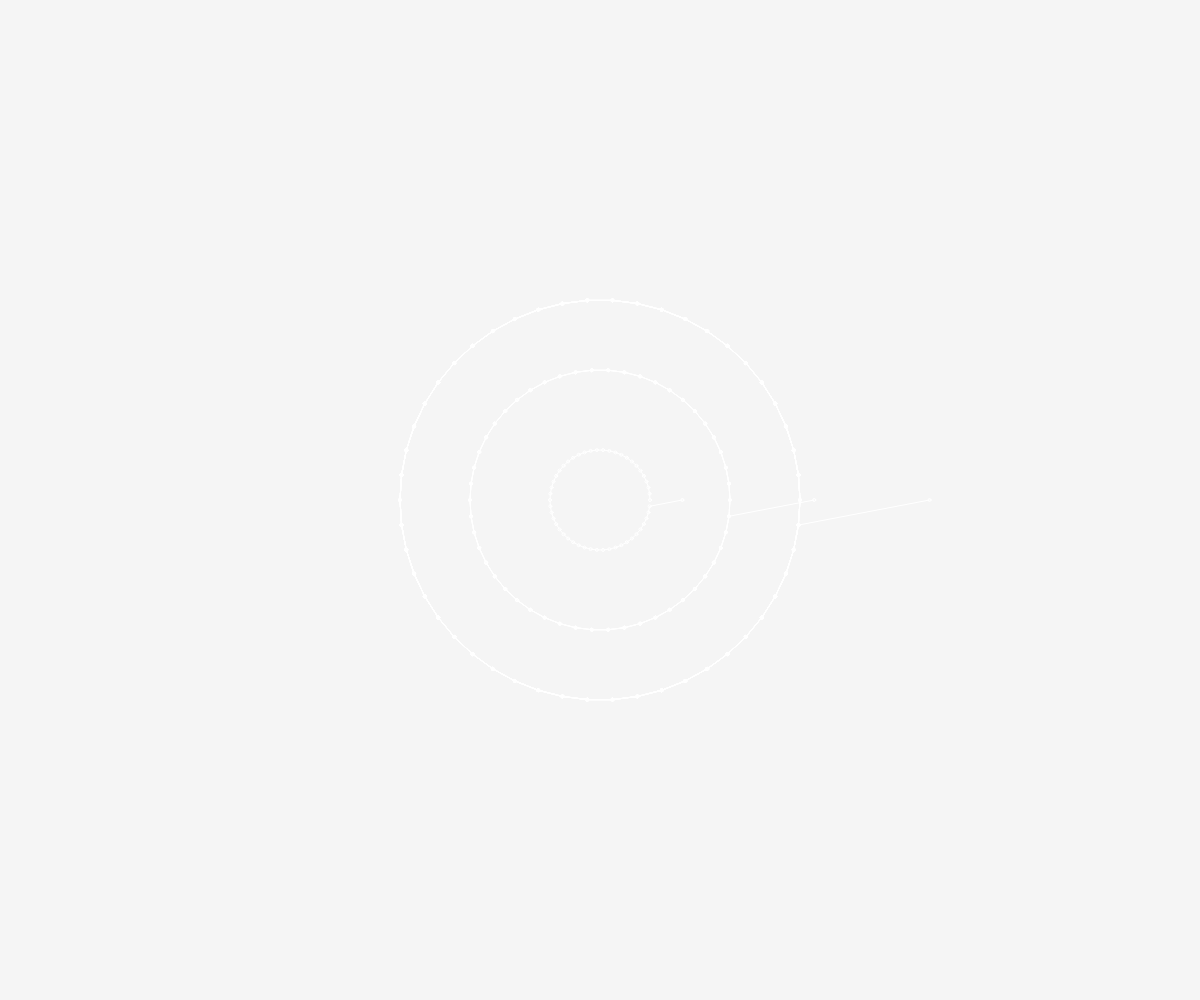
Frame 1 (no input)
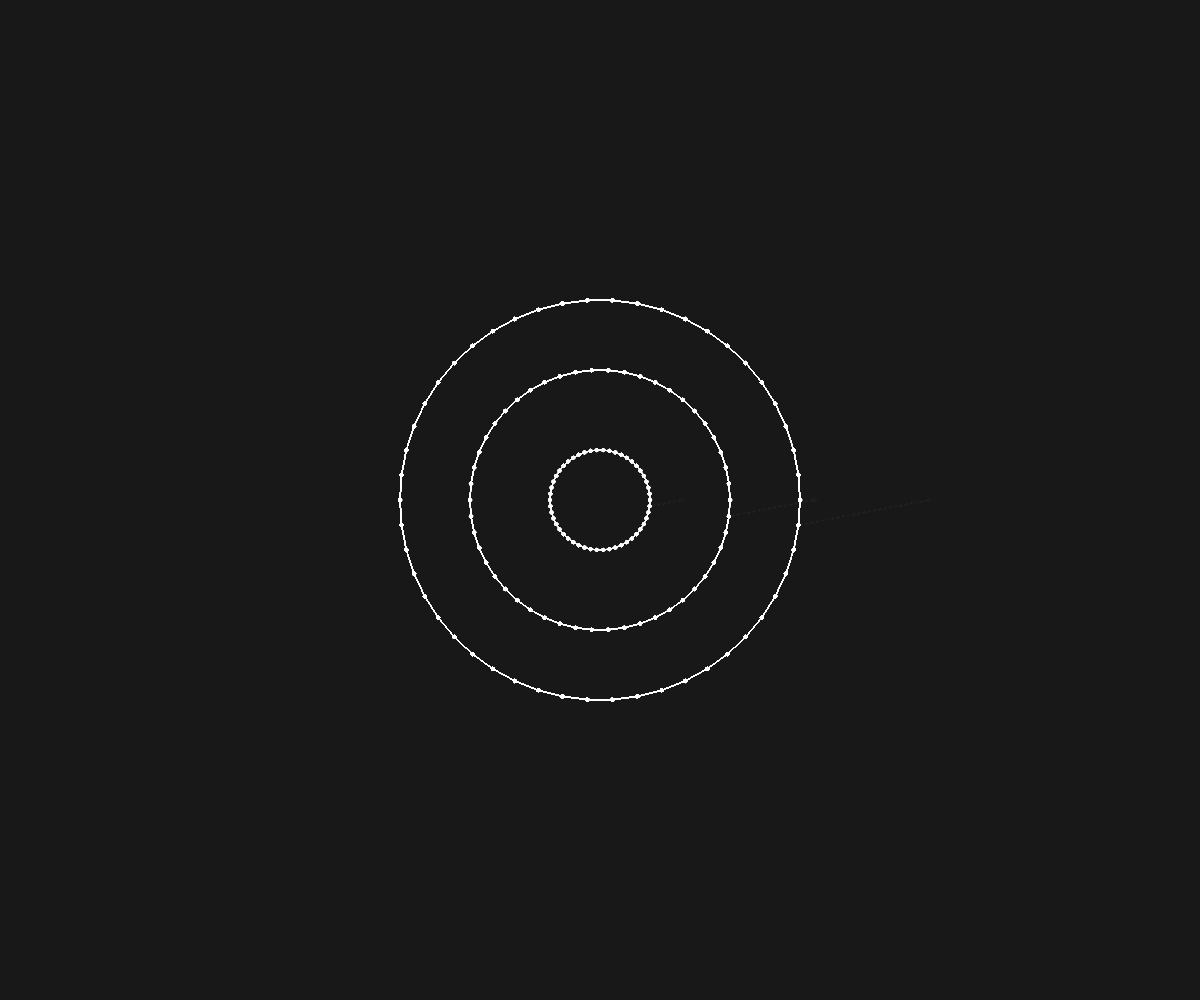
Frame 60 (no input)
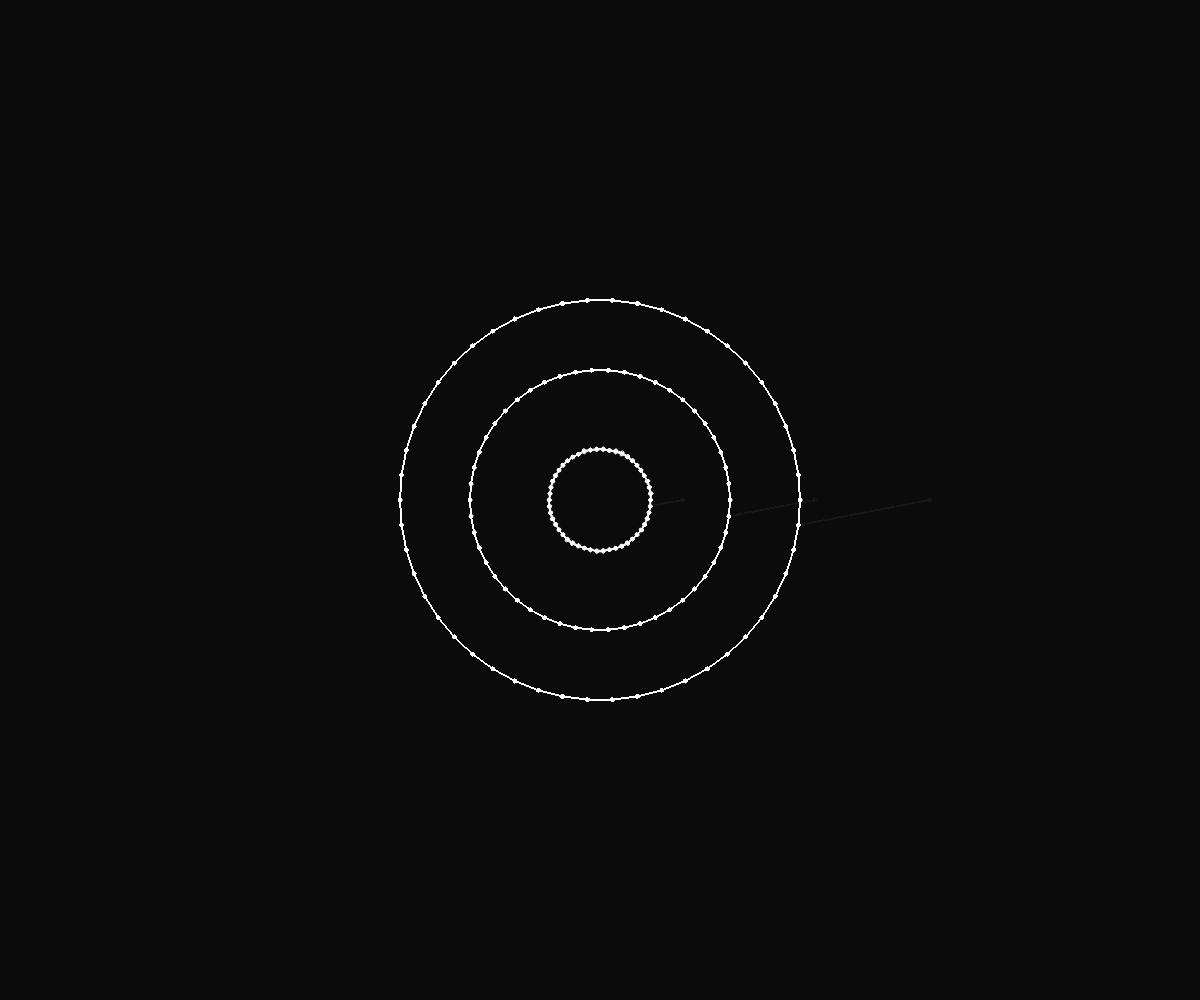
Frame 120 (the mouse pressed at the canvas centre since frame 60)

The p5.js sketch that drew these frames (run headless with seeded random() and noise() and a simulated clock; from frame 60 on, the mouse is pressed at the canvas centre):

// p5.js sketch
// ── sketch.js
/* 
Sketch01: NoisyClock
Andrés Serna
20 October 2025

Instructions: depending on how long the sketch has been running in your machine,
the noise in each circle will appear more or less intense. 
- Press 'F12' to keep a more accurate track of the time in console.
- Press 'SPACE' to reset time.

Blurb: The central circle reflects the passing seconds—becoming increasingly 
erratic as time advances. After one minute, the middle circle begins to slightly shift,
and with each hour, the outer circle follows.

Acknowledgements:
I used the Noisy Circle activity as a starting point.
I extended the code using this web resource about Perlin Noise: 
https://genekogan.com/code/p5js-perlin-noise/
and Daniel Shiffman's tutorials on The Coding Train about the same subject: 
https://www.youtube.com/watch?v=Qf4dIN99e2w&list=PLRqwX-V7Uu6bgPNQAdxQZpJuJCjeOr7VD
*/

// Variables to reset time
let startMillis;

// Store elapsed time since the sketch start running
let elapsedSeconds;
let elapsedMinutes;
let elapsedHours;

//SECONDS CIRCLE
// Circle that changes with the passing seconds
let vertNum1 = 50; // Number of vertices in the circle
let radius1 = 50; // Size of the circle
let noiseAmplitude1 = 1; // Starting value for the noise amplitude

//MINUTES CIRCLE
// Circle that changes with the passing minutes
let vertNum2 = 200;
let radius2 = 130;
let noiseAmplitude2 = 1;

//HOURS CIRCLE
// Circle that changes with the passing hours
let vertNum3 = 500;
let radius3 = 200;
let noiseAmplitude3 = 1;

function setup() {
  startMillis = millis(); // Store time since the sketch start running

  createCanvas(windowWidth, windowHeight); // Canvas in fullscreen
}

function draw() {
  background(0, 10);

  let elapsed = millis() - startMillis; // Calculate how much time has passed since the sketch start running

  // This block of code converts the milliseconds store inside 'elapsed' to seconds, minutes and hours
  // So I can use them to control the noise amplitute in each circle
  elapsedSeconds = floor(elapsed / 1000) % 60; // I use 'floor' to remove any decimal left from the ecuasion
  elapsedMinutes = floor(elapsed / (1000 * 60)) % 60; // the module '% 60' keeps the value between 0 - 59, like a clock
  elapsedHours = floor(elapsed / (1000 * 60 * 60));

  console.log('seconds: ', elapsedSeconds, ',', 'minutes: ', elapsedMinutes, 'hours: ', elapsedHours);
  
  // CENTRAL CIRCLE: SECONDS.
  // Angle between each point that makes up our circle
  let angleStep1 = 360.0/vertNum1;

  push();
  
  translate(width/2,height/2);
  
  stroke(255);
  strokeWeight(1)
  noFill();
  beginShape();
  for (let vn = 0; vn <= vertNum1; vn++) {
    
    //get points along a circle
    let radian = radians(angleStep1*vn); // Working with radians
    let vX = cos(radian) * radius1;
    let vY = sin(radian) * radius1;

    let noiseStep = frameCount*0.05+vn;
    if(vn == vertNum1){
       noiseStep=frameCount*0.01; // Don't want to add vn at 360 degrees
    }

    let noiseValue = noise(noiseStep);

    vX += (noiseValue*vX)*noiseAmplitude1;
    vY += (noiseValue*vY)*noiseAmplitude1;

    noiseAmplitude1 = sin(elapsedSeconds * 0.03);

    //vertex in shape
    circle(vX,vY,3);
    vertex(vX,vY);
  }
  endShape();
  
  pop();
  
  //MIDDLE CIRCLE: MINUTES.
  push();
  
  let angleStep2 = 360.0/vertNum2;
  translate(width/2,height/2);
  
  stroke(255);
  noFill();
  beginShape();
  for (let vn = 0; vn <= vertNum2; vn++) {
    let radian = radians(angleStep1*vn);
    let vX = cos(radian) * radius2;
    let vY = sin(radian) * radius2;

    let noiseStep = frameCount*0.05+vn;
    if(vn == vertNum1){
       noiseStep=frameCount*0.01;
    }

    let noiseValue = noise(noiseStep);

    vX += (noiseValue*vX)*noiseAmplitude2;
    vY += (noiseValue*vY)*noiseAmplitude2;

    noiseAmplitude2 = sin(elapsedMinutes * 0.05);

    circle(vX,vY,3);
    vertex(vX,vY);
  }
  endShape();
  
  pop();
  
  //OUTER CIRCLE: HOURS.
  push();
  
  let angleStep3 = 360.0/vertNum3;
  translate(width/2,height/2);
  
  stroke(255);
  noFill();
  beginShape();
  for (let vn = 0; vn <= vertNum3; vn++) {
    let radian = radians(angleStep1*vn);
    let vX = cos(radian) * radius3;
    let vY = sin(radian) * radius3;

    let noiseStep = frameCount*0.05+vn;
    if(vn == vertNum3){
       noiseStep=frameCount*0.01;
    }

    let noiseValue = noise(noiseStep);

    vX += (noiseValue*vX)*noiseAmplitude3;
    vY += (noiseValue*vY)*noiseAmplitude3;

    noiseAmplitude3 = sin(elapsedHours * 0.1);

    circle(vX,vY,3);
    vertex(vX,vY);
  }
  endShape();
  
  pop();
}

// Function to reset time pressing the 'SPACE' key
function keyPressed() {
  if (key === ' ') {
    startMillis = millis();
    console.log("Time reset!");
  }
}

// Function to run the sketch in fullscreen
function windowResized() {
  resizeCanvas(windowWidth, windowHeight);
}
